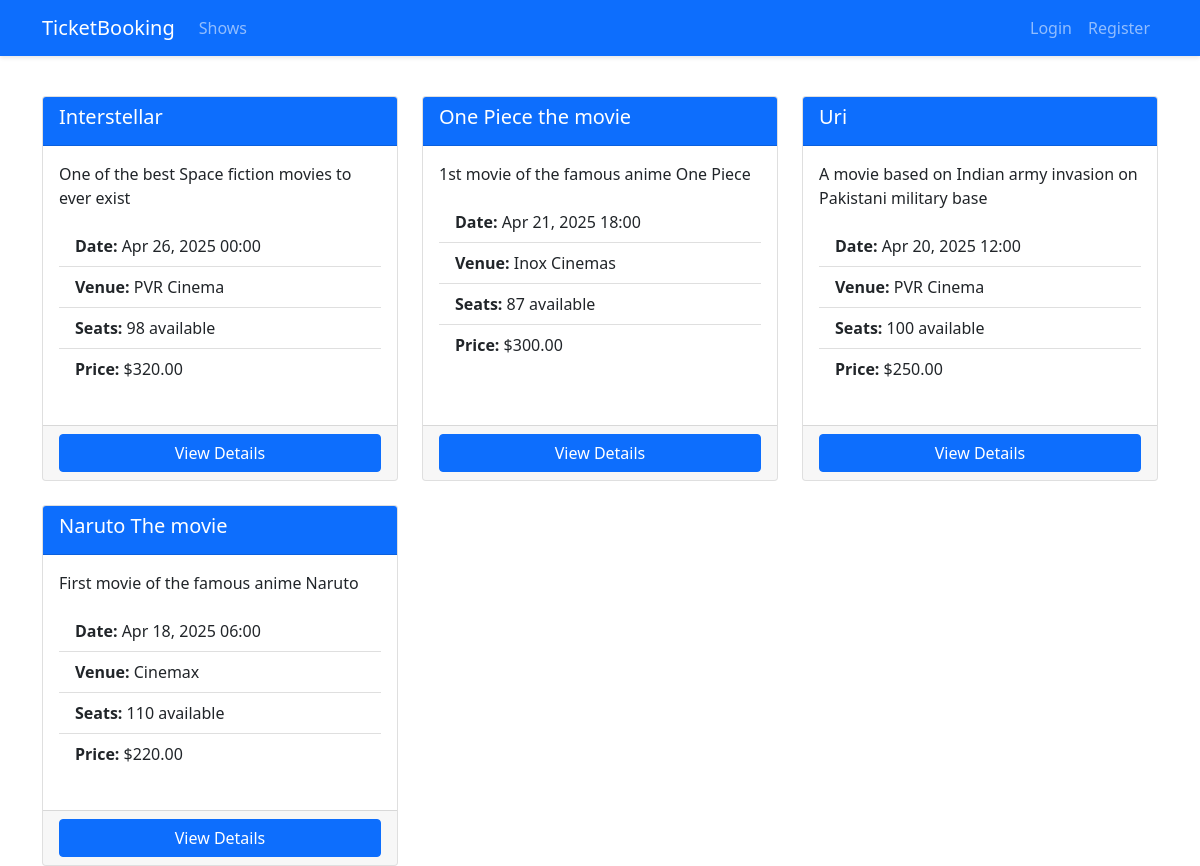
The app's page /shows/, older data.
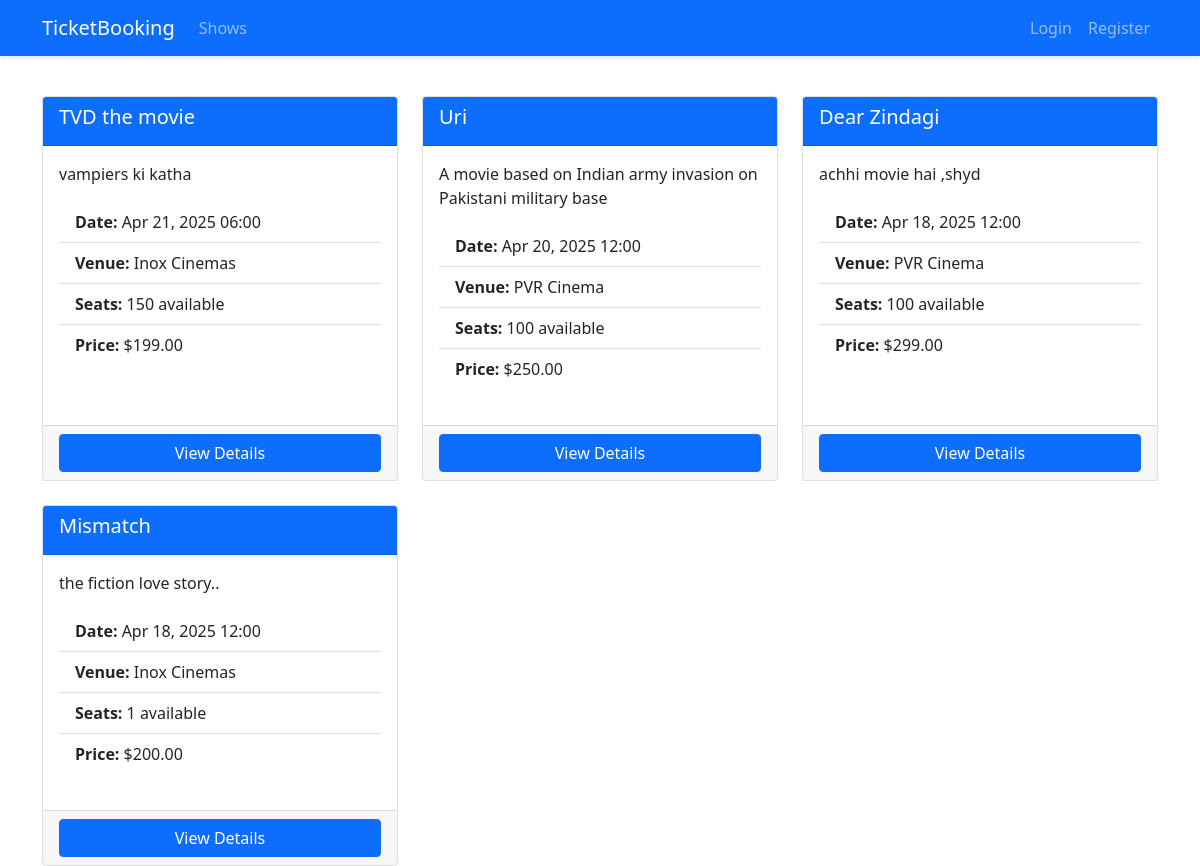
The same page, newer data.
### tickets/models.py (models this page shows, shortened)
class Show(models.Model):
    title = models.CharField(max_length=200)
    description = models.TextField()
    date = models.DateTimeField()
    duration = models.DurationField()
    venue = models.CharField(max_length=200)
    total_seats = models.PositiveIntegerField()
    price_per_seat = models.DecimalField(max_digits=6, decimal_places=2)
    created_at = models.DateTimeField(auto_now_add=True)
    updated_at = models.DateTimeField(auto_now=True)
    def available_seats(self):
        booked_seats = self.booking_set.aggregate(models.Sum('number_of_seats'))['number_of_seats__sum'] or 0
        return self.total_seats - booked_seats

### tickets/views.py (the view)
# urls.py: path('', views.ShowListView.as_view(), name='show_list'),
class ShowListView(ListView):
    model = Show
    template_name = 'tickets/show_list.html'
    context_object_name = 'shows'
    ordering = ['-date']

### tickets/templates/tickets/show_list.html
{% extends 'base.html' %}
{% block content %}
<div class="row row-cols-1 row-cols-md-3 g-4">
    {% for show in shows %}
    <div class="col">
        <div class="card h-100">
            <div class="card-header bg-primary text-white">
                <h5>{{ show.title }}</h5>
            </div>
            <div class="card-body">
                <p class="card-text">{{ show.description|truncatechars:100 }}</p>
                <ul class="list-group list-group-flush">
                    <li class="list-group-item">
                        <strong>Date:</strong> {{ show.date|date:"M d, Y H:i" }}
                    </li>
                    <li class="list-group-item">
                        <strong>Venue:</strong> {{ show.venue }}
                    </li>
                    <li class="list-group-item">
                        <strong>Seats:</strong> {{ show.available_seats }} available
                    </li>
                    <li class="list-group-item">
                        <strong>Price:</strong> ${{ show.price_per_seat }}
                    </li>
                </ul>
            </div>
            <div class="card-footer">
                <a href="{% url 'tickets:show_detail' show.pk %}" class="btn btn-primary w-100">
                    View Details
                </a>
            </div>
        </div>
    </div>
    {% endfor %}
</div>
{% endblock %}

### tickets/templates/base.html (shortened to what this page needs)
<!DOCTYPE html>
{% load static %}
<html lang="en">
<head>
    <link href="https://cdn.jsdelivr.net/npm/bootstrap@5.1.3/dist/css/bootstrap.min.css" rel="stylesheet">
</head>
<body>
    <nav class="navbar navbar-expand-lg navbar-dark bg-primary fixed-top">
        <div class="container">
            <a class="navbar-brand" href="{% url 'home' %}">TicketBooking</a>
            <div class="collapse navbar-collapse">
                <ul class="navbar-nav me-auto">
                    <li class="nav-item">
                        <a class="nav-link" href="{% url 'tickets:show_list' %}">Shows</a>
                    </li>
                </ul>
                <ul class="navbar-nav">
                    {% if user.is_authenticated %}
                        <li class="nav-item">
                            <span class="nav-link">Welcome, {{ user.username }}</span>
                        </li>
                        <li class="nav-item">
                            <form action="{% url 'accounts:logout' %}" method="post" class="d-inline">
                                {% csrf_token %}
                                <button type="submit" class="nav-link btn btn-link">Logout</button>
                            </form>
                        </li>
                    {% else %}
                        <li class="nav-item">
                            <a class="nav-link" href="{% url 'accounts:login' %}">Login</a>
                        </li>
                        <li class="nav-item">
                            <a class="nav-link" href="{% url 'accounts:register' %}">Register</a>
                        </li>
                    {% endif %}
                </ul>
            </div>
        </div>
    </nav>
    <div class="container mt-4 pt-3">
        {% block content %}{% endblock %}
    </div>
</body>
</html>

### tickets/templates/base.html (style rules this page uses)
body { padding-top: 56px; }
.navbar { box-shadow: 0 2px 4px rgba(0,0,0,.1); }
.card { margin-bottom: 20px; transition: transform 0.2s; }

Row changes from the older to the newer data that the page shows:
removed Show: title "Interstellar", description "One of the best Space fiction movies to ever exist", date "Apr 26, 2025 00:00", venue "PVR Cinema", available_seats "98", price_per_seat "320.00"
removed Show: title "One Piece the movie", description "1st movie of the famous anime One Piece", date "Apr 21, 2025 18:00", venue "Inox Cinemas", available_seats "87", price_per_seat "300.00"
removed Show: title "Naruto The movie", description "First movie of the famous anime Naruto", date "Apr 18, 2025 06:00", venue "Cinemax", available_seats "110", price_per_seat "220.00"
added Show: title "TVD the movie", description "vampiers ki katha", date "Apr 21, 2025 06:00", venue "Inox Cinemas", available_seats "150", price_per_seat "199.00"
added Show: title "Dear Zindagi", description "achhi movie hai ,shyd", date "Apr 18, 2025 12:00", venue "PVR Cinema", available_seats "100", price_per_seat "299.00"
added Show: title "Mismatch", description "the fiction love story..", date "Apr 18, 2025 12:00", venue "Inox Cinemas", available_seats "1", price_per_seat "200.00"
